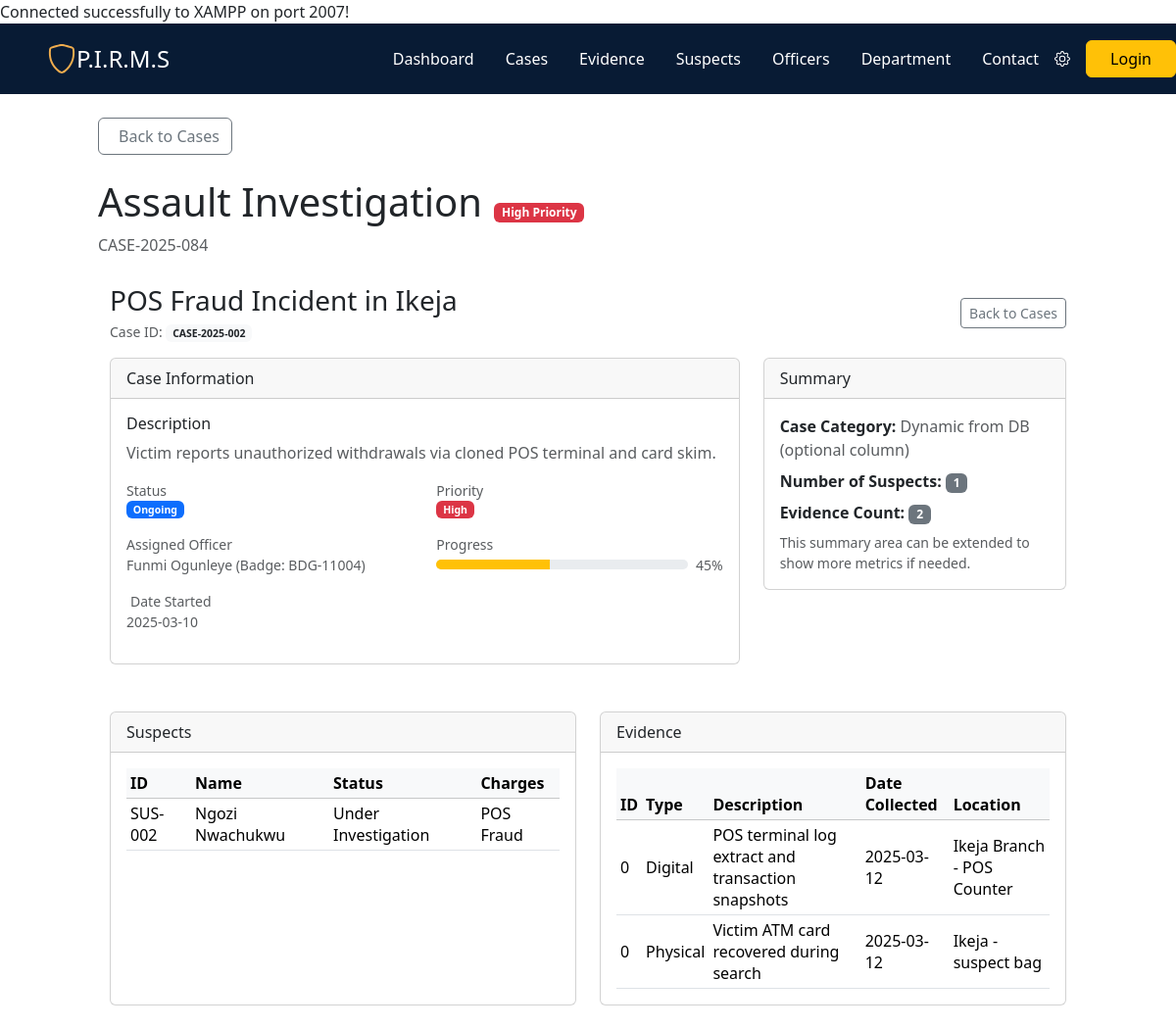
The app's page /case_details.php?case_id=CASE-2025-002 (signed in) with its own data.
### tables this page shows
CREATE TABLE `case` (
  `case_id` varchar(50) NOT NULL,
  `title` varchar(255) NOT NULL,
  `description` text DEFAULT NULL,
  `status` enum('Ongoing','Closed','Under Review') NOT NULL DEFAULT 'Ongoing',
  `date_started` date NOT NULL,
  `progress_percent` int(11) DEFAULT 0,
  `priority` enum('High','Medium','Low') NOT NULL DEFAULT 'Medium',
  `assigned_officer_id` varchar(50) DEFAULT NULL
);

CREATE TABLE `officer` (
  `officer_id` varchar(50) NOT NULL,
  `name` varchar(100) NOT NULL,
  `badge_number` varchar(50) NOT NULL,
  `rank` enum('Officer','Detective','Sergeant','Lieutenant','Captain','Commander','Chief') NOT NULL,
  `email` varchar(100) DEFAULT NULL,
  `phone` varchar(20) DEFAULT NULL,
  `years_of_service` int(11) DEFAULT NULL,
  `specialization` varchar(100) DEFAULT NULL,
  `status` enum('Active','On Leave','Administrative') NOT NULL DEFAULT 'Active',
  `department_id` int(11) DEFAULT NULL
);

CREATE TABLE `suspect` (
  `suspect_id` varchar(50) NOT NULL,
  `name` varchar(100) NOT NULL,
  `gender` enum('Male','Female','Other') NOT NULL,
  `age` int(11) DEFAULT NULL,
  `date_of_birth` date DEFAULT NULL,
  `address` text DEFAULT NULL,
  `physical_description` text DEFAULT NULL,
  `status` enum('Under Investigation','Arrested','Released','Convicted') NOT NULL DEFAULT 'Under Investigation',
  `charges` text DEFAULT NULL,
  `case_id` varchar(50) DEFAULT NULL
);

CREATE TABLE `evidence` (
  `evidence_id` varchar(50) NOT NULL,
  `evidence_type` varchar(100) DEFAULT NULL,
  `description` text DEFAULT NULL,
  `condition_status` varchar(50) DEFAULT NULL,
  `case_id` varchar(50) DEFAULT NULL,
  `collected_by` varchar(100) DEFAULT NULL,
  `date_collected` date DEFAULT NULL,
  `location_found` varchar(255) DEFAULT NULL,
  `storage_location` varchar(100) DEFAULT NULL,
  `notes` text DEFAULT NULL,
  `status` varchar(50) DEFAULT 'Logged',
  `priority` varchar(20) DEFAULT 'Standard',
  `created_at` timestamp NOT NULL DEFAULT current_timestamp()
);

### case_details.php (the view, shortened to what this page needs)
<?php
require_once __DIR__ . '/includes/db.php';
$caseId = $_GET['case_id'] ?? '';
$caseStmt = $pdo->prepare("
    SELECT c.case_id, c.title, c.description, c.status, c.priority,
           c.date_started, c.progress_percent,
           o.name AS officer_name, o.badge_number
    FROM `CASE` c
    LEFT JOIN OFFICER o ON c.assigned_officer_id = o.officer_id
    WHERE c.case_id = ?
");
$caseStmt->execute([$caseId]);
$case = $caseStmt->fetch();
$suspectsStmt = $pdo->prepare("
    SELECT s.suspect_id, s.name, s.status, s.charges
    FROM SUSPECT s
    JOIN CASE_SUSPECT cs ON s.suspect_id = cs.suspect_id
    WHERE cs.case_id = ?
");
$suspectsStmt->execute([$caseId]);
$suspects = $suspectsStmt->fetchAll();
$evidenceStmt = $pdo->prepare("
    SELECT evidence_id, evidence_type, description, date_collected, location_found
    FROM EVIDENCE
    WHERE case_id = ?
");
$evidenceStmt->execute([$caseId]);
$evidence = $evidenceStmt->fetchAll();
?>
<!DOCTYPE html>
<html lang="en">
<head>
                  <link href="https://cdn.jsdelivr.net/npm/bootstrap@5.3.3/dist/css/bootstrap.min.css" rel="stylesheet">
</head>
<body>
<section  style="background-color: #081b34;">
        <header class="d-flex flex-wrap justify-content-center py-3 mb-4 ">
            <a href="./images/dog-img.jpg" class="d-flex align-items-center mb-3 mb-md-0 me-md-auto link-body-emphasis text-decoration-none">
              <svg class="bi me-2" width="40" height="32"><use xlink:href="#bootstrap"></use></svg>
            <span class="fs-4 text-white">P.I.R.M.S</span>
            </a>
  <ul class="nav nav-pills align-items-center">
    <li class="nav-item"><a href="./dashboard.php" class="nav-link text-white" aria-current="page">Dashboard</a></li>
    <li class="nav-item"><a href="./cases.php" class="nav-link text-white">Cases</a></li>
    <li class="nav-item"><a href="./evidence.php" class="nav-link text-white">Evidence</a></li>
    <li class="nav-item"><a href="./suspects.php" class="nav-link text-white">Suspects</a></li>
    <li class="nav-item"><a href="./officer.php" class="nav-link text-white">Officers</a></li>
        <li class="nav-item"><a href="./department.php" class="nav-link text-white">Department</a></li>
    <li class="nav-item"><a href="./contact.php" class="nav-link text-white">Contact</a></li>
    <li class="nav-item">
  <a href="./setting.php" class="nav-link text-white p-0" aria-label="Settings">
  </a>
</li>
    <button onclick="location.href='login.php'" class="btn btn-warning px-4 ms-3" type="button">Login</button>
  </ul>
          </header>
</section>
  <div class="container" style="max-width: 1024px;">
    <button class="btn btn-outline-secondary mb-4" onclick="location.href='cases.php'" >
      <i class="bi bi-arrow-left me-2"></i>Back to Cases
    </button>
    <div class="d-flex justify-content-between align-items-start mb-4">
      <div>
        <h1 class="d-inline me-2">Assault Investigation</h1>
        <span class="badge bg-danger align-middle">High Priority</span>
        <p class="text-muted mt-2 mb-1">CASE-2025-084</p>
      </div>
    </div>
    <div class="container my-4">
      <div class="d-flex justify-content-between align-items-center mb-3">
        <div>
          <h3 class="mb-1"><?php echo htmlspecialchars($case['title']); ?></h3>
          <p class="text-muted small mb-0">
            Case ID:
            <span class="badge bg-light text-dark"><?php echo htmlspecialchars($case['case_id']); ?></span>
          </p>
        </div>
        <button onclick="location.href='cases.php'" class="btn btn-outline-secondary btn-sm">Back to Cases</button>
      </div>
      <div class="row mb-4">
        <div class="col-lg-8">
          <div class="card mb-4">
            <div class="card-header">
              Case Information
            </div>
            <div class="card-body">
              <h6>Description</h6>
              <p class="text-muted">
                <?php echo nl2br(htmlspecialchars($case['description'] ?? 'No description.')); ?>
              </p>
              <div class="row text-muted small">
                <div class="col-6 mb-3">
                  <div>Status</div>
                  <div class="d-flex align-items-center gap-2">
                    <span class="badge bg-primary">
                      <?php echo htmlspecialchars($case['status']); ?>
                    </span>
                  </div>
                </div>
                <div class="col-6 mb-3">
                  <div>Priority</div>
                  <div class="d-flex align-items-center gap-2">
                    <span class="badge bg-danger">
                      <?php echo htmlspecialchars($case['priority']); ?>
                    </span>
                  </div>
                </div>
                <div class="col-6 mb-3">
                  <div>Assigned Officer</div>
                  <div>
                    <?php if ($case['officer_name']): ?>
                      <?php echo htmlspecialchars($case['officer_name']); ?>
                      <span class="text-muted">(Badge: <?php echo htmlspecialchars($case['badge_number']); ?>)</span>
                    <?php else: ?>
                      <span class="text-muted">No officer assigned.</span>
                    <?php endif; ?>
                  </div>
                </div>
                <div class="col-6 mb-3">
                  <div>Progress</div>
                  <div class="d-flex align-items-center gap-2">
                    <div class="progress flex-fill" style="height: 10px;">
                      <div class="progress-bar bg-warning" style="width: <?php echo (int)$case['progress_percent']; ?>%;"></div>
                    </div>
                    <span><?php echo (int)$case['progress_percent']; ?>%</span>
                  </div>
                </div>
                <div class="col-6 mb-3">
                  <div><i class="bi bi-calendar-event me-1"></i>Date Started</div>
                  <div><?php echo htmlspecialchars($case['date_started']); ?></div>
                </div>
              </div>
            </div>
          </div>
        </div>
        <div class="col-lg-4">
          <div class="card mb-4">
            <div class="card-header">
              Summary
            </div>
            <div class="card-body">
              <p class="mb-2"><strong>Case Category:</strong> <span class="text-muted">Dynamic from DB (optional column)</span></p>
              <p class="mb-2"><strong>Number of Suspects:</strong> <span class="badge bg-secondary"><?php echo count($suspects); ?></span></p>
              <p class="mb-2"><strong>Evidence Count:</strong> <span class="badge bg-secondary"><?php echo count($evidence); ?></span></p>
              <p class="text-muted small mb-0">This summary area can be extended to show more metrics if needed.</p>
            </div>
          </div>
        </div>
      </div>
      <div class="row mb-4">
        <div class="col-lg-6">
          <div class="card h-100">
            <div class="card-header d-flex justify-content-between align-items-center">
              <span>Suspects</span>
            </div>
            <div class="card-body">
              <table class="table table-sm align-middle mb-0">
                <thead class="table-light">
                  <tr>
                    <th>ID</th>
                    <th>Name</th>
                    <th>Status</th>
                    <th>Charges</th>
                  </tr>
                </thead>
                <tbody>
                <?php if (!$suspects): ?>
                  <tr>
                    <td colspan="4" class="text-center text-muted small py-3">
                      No suspects linked to this case.
                    </td>
                  </tr>
                <?php else: ?>
                  <?php foreach ($suspects as $s): ?>
                    <tr>
                      <td><?php echo htmlspecialchars($s['suspect_id']); ?></td>
                      <td><?php echo htmlspecialchars($s['name']); ?></td>
                      <td><?php echo htmlspecialchars($s['status']); ?></td>
                      <td><?php echo htmlspecialchars($s['charges']); ?></td>
                    </tr>
                  <?php endforeach; ?>
                <?php endif; ?>
                </tbody>
              </table>
            </div>
          </div>
        </div>
        <div class="col-lg-6">
          <div class="card h-100">
            <div class="card-header d-flex justify-content-between align-items-center">
              <span>Evidence</span>
            </div>
            <div class="card-body">
              <table class="table table-sm align-middle mb-0">
                <thead class="table-light">
                  <tr>
                    <th>ID</th>
                    <th>Type</th>
                    <th>Description</th>
                    <th>Date Collected</th>
                    <th>Location</th>
                  </tr>
                </thead>
                <tbody>
                <?php if (!$evidence): ?>
                  <tr>
                    <td colspan="5" class="text-center text-muted small py-3">
                      No evidence recorded for this case.
                    </td>
                  </tr>
                <?php else: ?>
                  <?php foreach ($evidence as $e): ?>
                    <tr>
                      <td><?php echo (int)$e['evidence_id']; ?></td>
                      <td><?php echo htmlspecialchars($e['evidence_type']); ?></td>
                      <td><?php echo htmlspecialchars($e['description']); ?></td>
                      <td><?php echo htmlspecialchars($e['date_collected']); ?></td>
                      <td><?php echo htmlspecialchars($e['location_found']); ?></td>
                    </tr>
                  <?php endforeach; ?>
                <?php endif; ?>
                </tbody>
              </table>
            </div>
          </div>
        </div>
      </div>
    </div>
</body>
</html>

### records on screen
case: title "POS Fraud Incident in Ikeja", case_id "CASE-2025-002", description "Victim reports unauthorized withdrawals via cloned POS terminal and card skim.", status "Ongoing", priority "High", assigned_officer.name "Funmi Ogunleye", assigned_officer.badge_number "BDG-11004", progress_percent "45", date_started "2025-03-10"
suspect: suspect_id "SUS-002", name "Ngozi Nwachukwu", status "Under Investigation", charges "POS Fraud"
evidence: evidence_id "0", evidence_type "Digital", description "POS terminal log extract and transaction snapshots", date_collected "2025-03-12", location_found "Ikeja Branch - POS Counter"
evidence: evidence_id "0", evidence_type "Physical", description "Victim ATM card recovered during search", date_collected "2025-03-12", location_found "Ikeja - suspect bag"

### other values on screen
count($suspects) "1"
count($evidence) "2"
